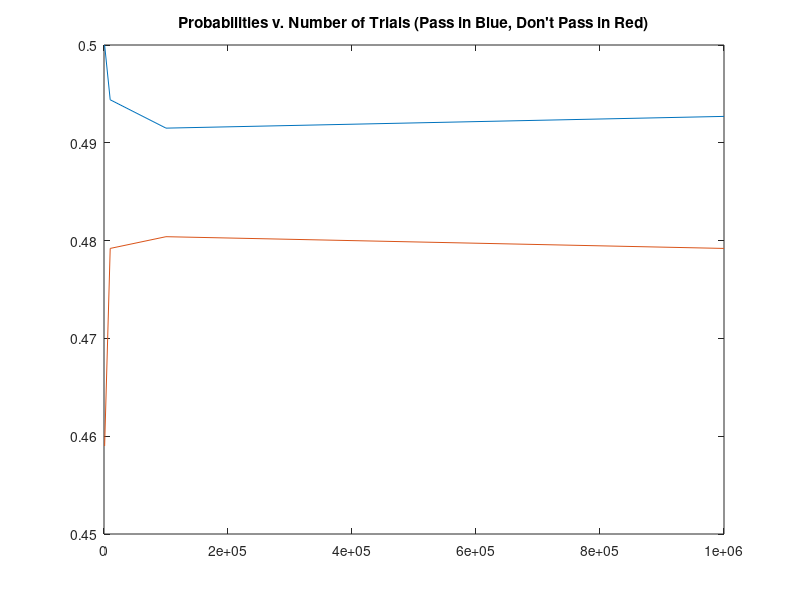

This figure's MATLAB source:
% Final Project: Simulating Craps
% Mychaela Paetow 

% The rules of the game are as follows: 
% Player rolls 2 dice. 
% If sum is 7 or 11, pass bets win.
% If sum is 12, boxcars (neither bet wins).
% If sum is 2 or 3, pass bets lose.
% If sum is 4, 5, 6, 8, 9, or 10, shooter repeatedly rolls two dice until
% the new sum is the original sum or 7.
% If the new sum equals the original sum, then pass bets win.
% If  the new sum is 7, then don't pass bets win.

clear all
close all 
format compact

% Set the number of simulations
n = 500
% Set the initial value to 0 for the number of wins for each bet
num_dontpass_wins = 0;
num_pass_wins = 0;
% Set the initial value to 0 for the number of rolls per game
num_rolls = 0;

% Run the simulations
for i=1:n
    % Roll the dice and find their sum
    die1 = randi(6)
    die2 = randi(6)
    sum = die1 + die2
    % If sum is 7 or 11, pass bets win.
    if (sum == 7 || sum == 11)
        num_pass_wins = num_pass_wins + 1
        num_rolls = num_rolls + 1
    % If sum is 2 or 3, don't pass bets win.
    elseif (sum == 2 || sum == 3)
        num_dontpass_wins = num_dontpass_wins + 1
        num_rolls = num_rolls + 1
    % If sum is 12, neither bet wins. 
    elseif (sum == 12)
        num_pass_wins = num_pass_wins
        num_dontpass_wins = num_dontpass_wins 
        num_rolls = num_rolls + 1
    % Otherwise, dice are rolled again. The "sum" becomes the point. 
    else
        while (true)
            num_rolls = num_rolls + 1
    % Dice are rolled until the new sum equals the original sum or 7. 
            die1 = randi(6)
            die2 = randi(6)
            sum_new = die1 + die2
    % If the new sum equals the original sum, pass bets win.
            if (sum_new == sum)
                num_pass_wins = num_pass_wins + 1
    % If the new sum equals 7, don't pass bets win.            
                break;
            elseif (sum_new == 7)
                num_dontpass_wins = num_dontpass_wins + 1
                
                break;
            end
        end
    end
end

% Estimate the probability of winning a pass bet
prob_pass_bet = (num_pass_wins/n)

% Estimate the probability of winning a don't pass bet 
prob_dontpass_bet = (num_dontpass_wins/n)

% Estimate the average length of a game 
avg_length_craps = (num_rolls/n)

z = [1000 10000 100000 1000000]
prob_p = [.5000 .4944 .4915 .4927]
prob_dp = [.4590 .4792 .4804 .4792]

figure(1)
plot(z, prob_p, '-')
hold on
plot(z, prob_dp, '-')
title("Probabilities v. Number of Trials (Pass in Blue, Don't Pass in Red)")

    
